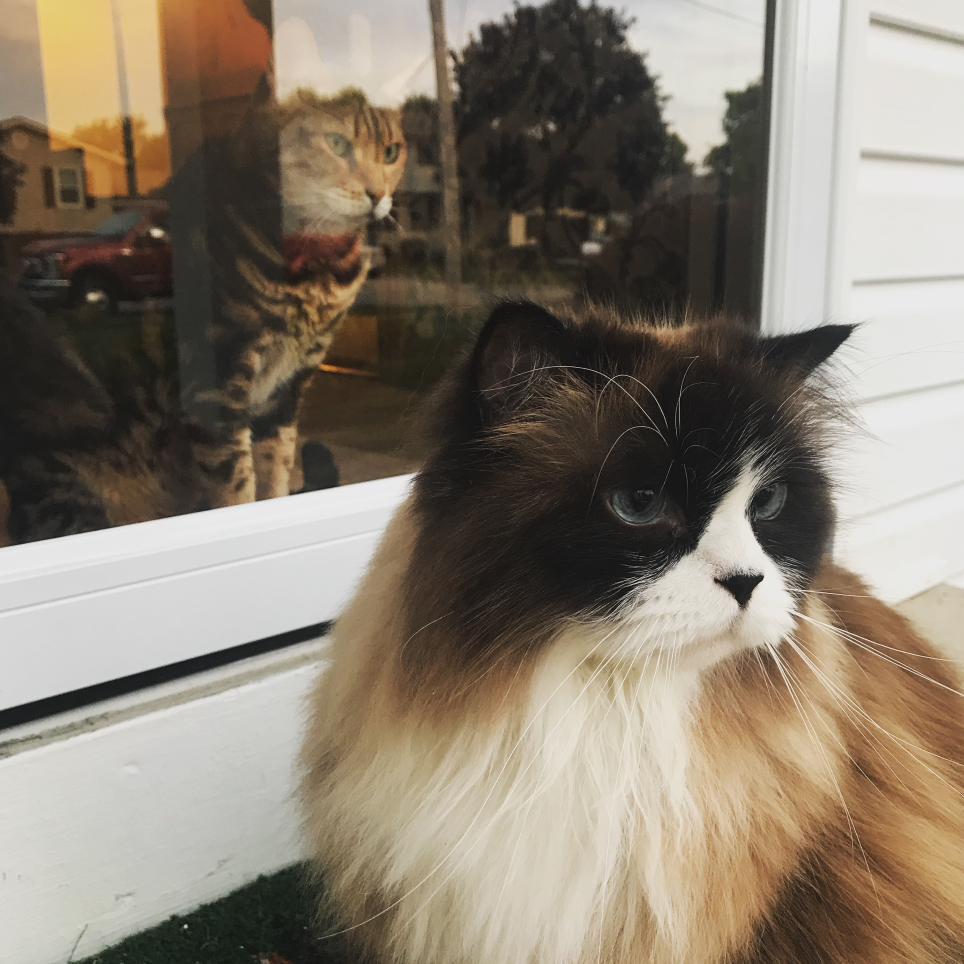
#> input picture image filter/E2_image.png, 2892 x 2892 px (shown at 1/3 size)
$ jupyter execute --allow-errors E2_dct_image_filters.ipynb   (older library calls are emulated)
#> lines starting #> are read from the running program, lines starting #| are printed output that depends on the picture; after the words box and inside, x2 and y2 are one past the last pixel; in counts of white or black regions, pixels touching at a corner belong together
[cell 1]
from PIL import Image
import numpy as np
import scipy.fftpack as fftpack
import imageio
from glob import glob
from ipywidgets import Image as Img
from IPython import display

[cell 2]
def show_gif(filename):
    file = open(filename , "rb")
    image = file.read()
    progress= Img(
        value=image,
        format='gif',
        width=400,
        height=400)
    display.display(progress)

    return progress

[cell 3]
def create_gif(filename, path):
    with imageio.get_writer(filename, mode='I') as writer:
        glob_path = path + '/*.png'
        for filename in sorted(glob(glob_path)):
            image = imageio.imread(filename)
            writer.append_data(image)

[cell 4]
image = Image.open('E2_image.png')
#> image is the input picture: PIL image 2892x2892 RGB; mean R, G, B 136.7, 126.1, 111.6
image = image.resize((256,256), 1)
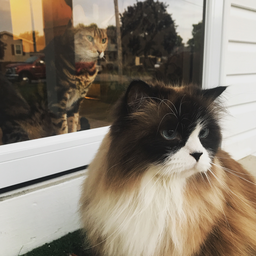
#> image: PIL image 256x256 RGB; mean R, G, B 136.7, 126.1, 111.6
image = image.convert('L')
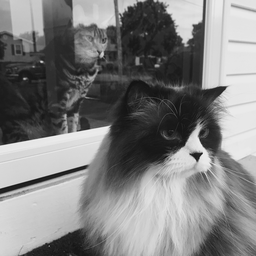
#> image: PIL image 256x256 L; min 17, max 244, mean 127.6

[cell 5]
dctSize = image.size[0]
#> dctSize = 256

[cell 6]
# get raw pixel values:
pixels = np.array(image.getdata(), dtype=np.float).reshape((dctSize, dctSize))

[cell 7]
# perform 2-dimensional DCT (discrete cosine transform):
dct = fftpack.dct(fftpack.dct(pixels.T, norm='ortho').T, norm='ortho')
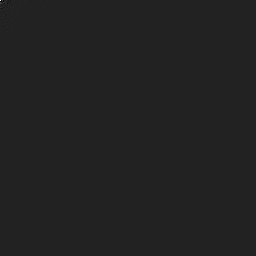
#> dct: shape (256, 256) float64; min -5163.5, max 32677.1, mean 0.6; drawn with min black and max white

[cell 8]
for i in range(0, dctSize):
    dct2 = dct.copy()

    # zero out part of the higher frequencies of the DCT values:
    dct2[i:,:] = 0
    dct2[:,i:] = 0

    # perform 2d inverse DCT to get pixels back:
    idct = fftpack.idct(fftpack.idct(dct2.T, norm='ortho').T, norm='ortho')

    # clip/convert pixel values obtained by IDCT, and create image:
    idct = idct.clip(0, 255)
    idct = idct.astype('uint8')
    img = Image.fromarray(idct)

    img.save('E2_lowpass_filter_images/img_%04d.png' % i)

[cell 9]
for i in range(0, dctSize):
    dct2 = dct.copy()

    # zero out part of the lower frequencies of the DCT values:
    dct2[:i,:] = 0
    dct2[:,:i] = 0

    # perform 2d inverse DCT to get pixels back:
    idct = fftpack.idct(fftpack.idct(dct2.T, norm='ortho').T, norm='ortho')

    # clip/convert pixel values obtained by IDCT, and create image:
    idct = idct.clip(0, 255)
    idct = idct.astype("uint8")
    img = Image.fromarray(idct)

    img.save("E2_highpass_filter_images/img_%04d.png" % i)
#> this loop made 256 passes
#> pass 2, `idct = fftpack.idct(fftpack.idct(dct2.T, norm='ortho').T, norm='ortho')`:
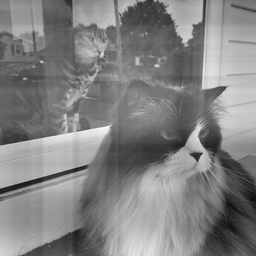
#> idct: shape (256, 256) float64; min -172.8, max 166, mean 0; drawn with min black and max white
#> pass 2, `idct = idct.clip(0, 255)`:
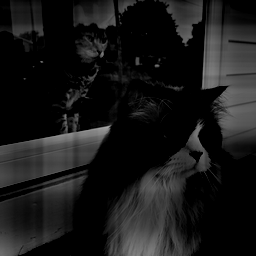
#> idct: shape (256, 256) float64; min 0, max 166, mean 24.2
#> after the loop:
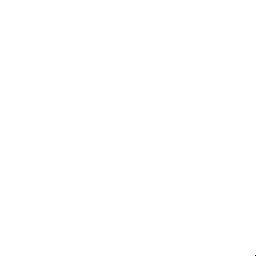
#> dct2: shape (256, 256) float64; values -1.19 (black) and 0 (white), 100% white; black in thin lines or dots, all inside (x1, y1, x2, y2) = (255, 255, 256, 256)

[cell 10]
create_gif('E2_lowpass_filter.gif', './E2_lowpass_filter_images')
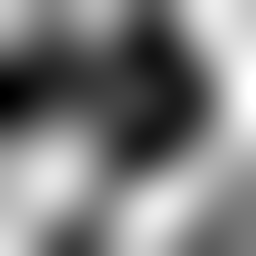
#> input picture image filter/E2_lowpass_filter_images/img_0006.png, 256 x 256 px
#> in create_gif, image is the input picture: shape (256, 256); min 0, max 255, mean 126.7
create_gif('E2_highpass_filter.gif', './E2_highpass_filter_images')

#> (a cell that did not finish here is left out)


#> (a cell that did not finish here is left out)

#> (a cell that did not finish here is left out)
